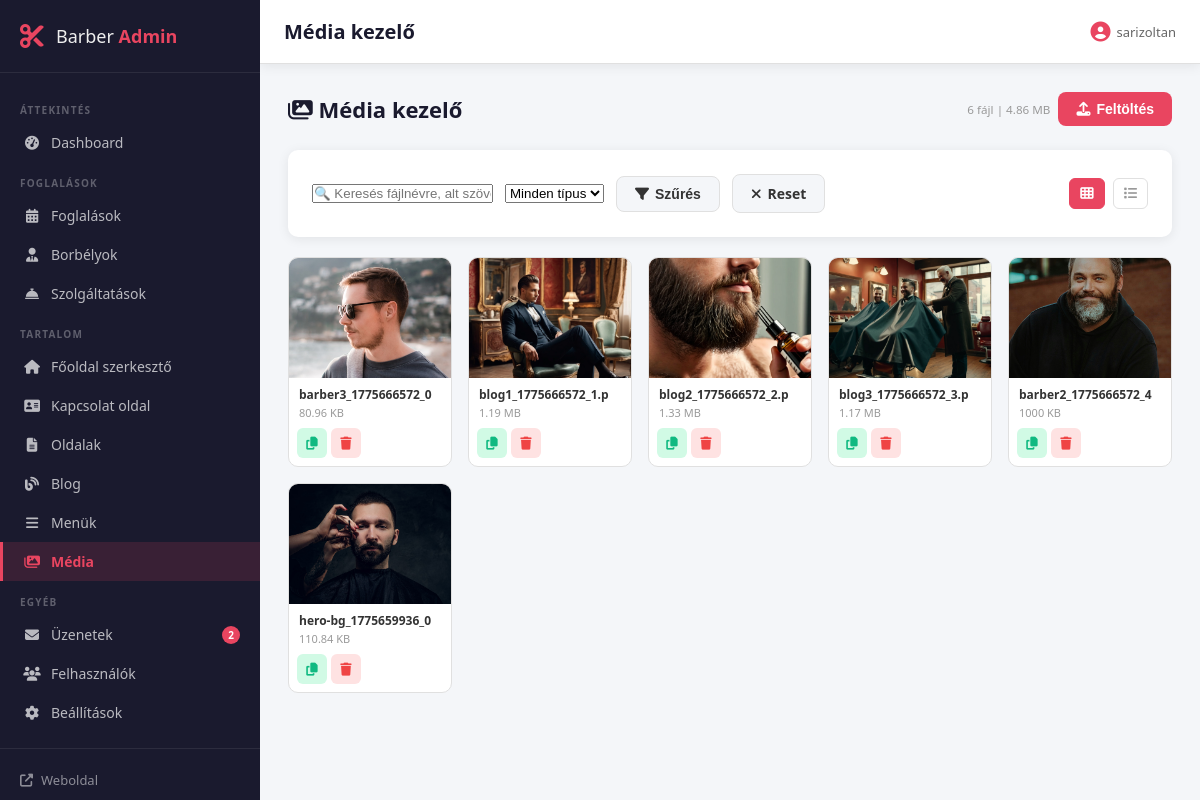
The page /admin/media.php (signed in) on the database its author committed.
### tables this page shows
CREATE TABLE `media` (
  `id` int(11) NOT NULL,
  `filename` varchar(255) NOT NULL,
  `filepath` varchar(255) NOT NULL,
  `filetype` varchar(50) DEFAULT NULL,
  `filesize` int(11) DEFAULT NULL,
  `alt_text` varchar(255) DEFAULT NULL,
  `uploaded_at` timestamp NOT NULL DEFAULT current_timestamp()
);

### includes/functions.php (called while the page is built, shortened)
<?php
function csrf_token(): string {
    return $_SESSION['csrf_token'];
}
function e(?string $str): string {
    return htmlspecialchars((string)($str ?? ''), ENT_QUOTES, 'UTF-8');
}
function format_filesize(int $bytes): string {
    if ($bytes >= 1048576) return round($bytes / 1048576, 2) . ' MB';
    if ($bytes >= 1024)    return round($bytes / 1024, 2)    . ' KB';
    return $bytes . ' B';
}

### admin/media.php (the view, shortened to what this page needs)
<?php
require_once '../includes/db.php';
require_once '../includes/functions.php';
$search      = trim($_GET['search'] ?? '');
$where  = ['1=1'];
$params = [];
$stmt = $pdo->prepare("SELECT * FROM media WHERE " . implode(' AND ', $where) . " ORDER BY uploaded_at DESC");
$stmt->execute($params);
$media_files = $stmt->fetchAll();
$total_size = $pdo->query("SELECT SUM(filesize) FROM media")->fetchColumn();
$total_count = $pdo->query("SELECT COUNT(*) FROM media")->fetchColumn();
require_once 'partials/header.php';
?>
<div class="page-header">
    <h2><i class="fas fa-images"></i> Média kezelő</h2>
    <div style="display:flex;gap:8px;align-items:center;">
        <small style="color:var(--text-muted);">
            <?= $total_count ?> fájl | <?= format_filesize((int)$total_size) ?>
        </small>
        <button class="btn btn-primary" data-modal-open="uploadModal">
            <i class="fas fa-upload"></i> Feltöltés
        </button>
    </div>
</div>
<div class="card" style="margin-bottom:20px;">
    <form method="GET" action="media.php" style="display:flex;gap:12px;align-items:center;flex-wrap:wrap;">
        <input type="text" name="search" value="<?= e($search) ?>"
               placeholder="🔍 Keresés fájlnévre, alt szövegre..."
               style="max-width:280px;">
        <select name="type" style="max-width:160px;">
            <option value="">Minden típus</option>
        </select>
        <button type="submit" class="btn btn-secondary"><i class="fas fa-filter"></i> Szűrés</button>
        <a href="media.php" class="btn btn-secondary"><i class="fas fa-times"></i> Reset</a>
        <div style="margin-left:auto;display:flex;gap:8px;">
            <button type="button" class="view-toggle-btn active" id="gridViewBtn" onclick="setView('grid')">
                <i class="fas fa-th"></i>
            </button>
            <button type="button" class="view-toggle-btn" id="listViewBtn" onclick="setView('list')">
                <i class="fas fa-list"></i>
            </button>
        </div>
    </form>
</div>
<div class="media-grid" id="mediaGrid">
    <?php if ($media_files): ?>
    <?php foreach ($media_files as $f): ?>
    <?php $is_image = str_starts_with($f['filetype'], 'image/'); ?>
    <div class="media-item">
        <div class="media-thumb" onclick="openMediaDetail(<?= htmlspecialchars(json_encode($f), ENT_QUOTES) ?>)">
            <?php if ($is_image): ?>
                <img src="<?= BASE_URL . '/' . e($f['filepath']) ?>" alt="<?= e($f['alt_text']) ?>" loading="lazy">
            <?php else: ?>
                <div class="media-icon"><i class="fas fa-file"></i></div>
            <?php endif; ?>
        </div>
        <div class="media-info">
            <span class="media-name" title="<?= e($f['filename']) ?>"><?= e(mb_substr($f['filename'],0,20)) ?></span>
            <span class="media-size"><?= format_filesize($f['filesize']) ?></span>
        </div>
        <div class="media-actions">
            <button class="action-btn view" onclick="copyUrl('<?= BASE_URL . '/' . e($f['filepath']) ?>')" title="URL másolása">
                <i class="fas fa-copy"></i>
            </button>
            <a href="media.php?delete=<?= $f['id'] ?>&csrf_token=<?= csrf_token() ?>"
               class="action-btn delete" title="Törlés"
               data-confirm="Biztosan törölni szeretnéd ezt a fájlt?">
                <i class="fas fa-trash"></i>
            </a>
        </div>
    </div>
    <?php endforeach; ?>
    <?php endif; ?>
</div>
<?php require_once 'partials/footer.php'; ?>

### admin/assets/css/admin.css (style rules this page uses)
*, *::before, *::after { box-sizing: border-box; margin: 0; padding: 0; }
:root { --sidebar-w: 260px; --topbar-h: 64px; --primary: #1a1a2e; --primary-light: #16213e; --accent: #e94560; --accent-hover: #c73652; --text: #333; --text-light: #666; --text-muted: #999; --bg: #f4f6f9; --white: #fff; --border: #e0e0e0; --radius: 10px; --shadow: 0 2px 12px rgba(0,0,0,.08); --shadow-lg: 0 8px 32px rgba(0,0,0,.12); --blue: #3b82f6; --green: #10b981; --orange: #f59e0b; --red: #ef4444; --purple: #8b5cf6; --teal: #14b8a6; --transition: .2s ease; }
body { font-family: 'Segoe UI', system-ui, sans-serif; font-size: 14px; color: var(--text); background: var(--bg); }
.btn, .btn-primary { display: inline-flex; align-items: center; gap: 6px; padding: 9px 18px; border-radius: 8px; border: none; font-size: 14px; font-weight: 600; cursor: pointer; transition: all var(--transition); text-decoration: none; }
.btn-primary { background: var(--accent); color: var(--white); }
.btn-secondary { background: var(--bg); color: var(--text); border: 1px solid var(--border); }
.admin-body { display: flex; min-height: 100vh; }
.page-header { display: flex; align-items: center; justify-content: space-between; margin-bottom: 24px; }
.page-header h2 { font-size: 22px; font-weight: 700; color: var(--primary); }
.card { background: var(--white); border-radius: var(--radius); box-shadow: var(--shadow); padding: 24px; margin-bottom: 24px; }
.action-btn { width: 30px; height: 30px; border-radius: 6px; border: none; cursor: pointer; display: inline-flex; align-items: center; justify-content: center; font-size: 13px; transition: all var(--transition); text-decoration: none; }
.action-btn.delete { background: #fee2e2; color: var(--red); }
.action-btn.view { background: #d1fae5; color: var(--green); }

### admin/media.php (style rules this page uses)
.media-grid { display:grid; grid-template-columns:repeat(auto-fill,minmax(160px,1fr)); gap:16px; }
.media-item { background:var(--white); border-radius:var(--radius); border:1px solid var(--border); overflow:hidden; transition:box-shadow .2s; }
.media-thumb { width:100%; height:120px; overflow:hidden; cursor:pointer; background:#f5f5f5; display:flex; align-items:center; justify-content:center; }
.media-thumb img { width:100%; height:100%; object-fit:cover; transition:transform .3s; }
.media-info { padding:8px 10px; display:flex; flex-direction:column; gap:2px; }
.media-name { font-size:12px; font-weight:600; color:var(--text); overflow:hidden; text-overflow:ellipsis; white-space:nowrap; }
.media-size { font-size:11px; color:var(--text-muted); }
.media-actions { display:flex; gap:4px; padding:0 8px 8px; }
.view-toggle-btn { padding:7px 10px; border:1px solid var(--border); background:var(--white); border-radius:6px; cursor:pointer; color:var(--text-muted); transition:all .2s; }
.view-toggle-btn.active, .view-toggle-btn:hover { background:var(--accent); color:#fff; border-color:var(--accent); }

### rows shown on the page
media: filepath (picture), filename "barber3_1775666572_0", filesize "80.96 KB"
media: filepath (picture), filename "blog1_1775666572_1.p", filesize "1.19 MB"
media: filepath (picture), filename "blog2_1775666572_2.p", filesize "1.33 MB"
media: filepath (picture), filename "blog3_1775666572_3.p", filesize "1.17 MB"
media: filepath (picture), filename "barber2_1775666572_4", filesize "1000 KB"
media: filepath (picture), filename "hero-bg_1775659936_0", filesize "110.84 KB"

### other values the page prints
$new_msg "2"
$page_title "Média kezelő"
current_admin()['name'] "sarizoltan"
$total_count "6"
format_filesize((int)$total_size) "4.86 MB"
